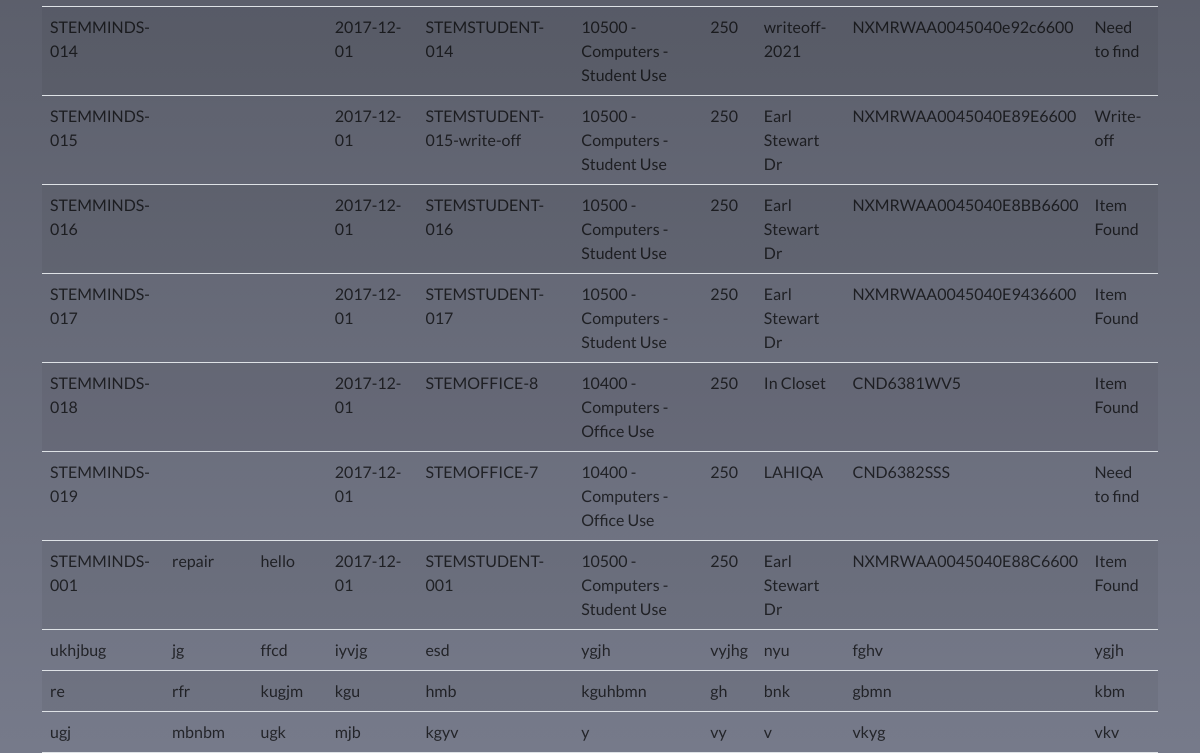
Before: / (lower part) with the older database file.
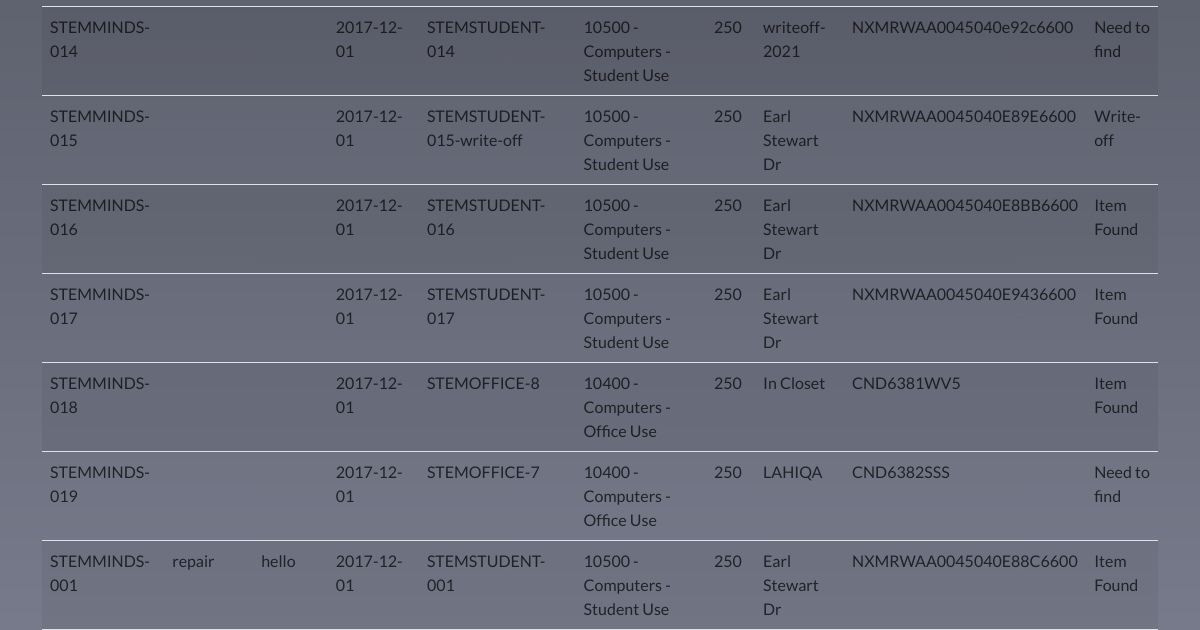
After: the same page with the newer database file.
### tables this page shows
CREATE TABLE inventory (
   device_id  TEXT NULL,
   location_status TEXT NULL,
   repair_status  TEXT NULL,
   purchase_date  TEXT NULL,
   purchase_description  TEXT NULL,
   account  TEXT NULL,
   cost  INT NULL,
   location_fixed  TEXT NULL,
   serial_number  TEXT NULL,
   audit  TEXT NULL,
   UNIQUE (device_id, location_status, repair_status, purchase_date, purchase_description, account, cost, location_fixed, serial_number, audit) ON CONFLICT IGNORE
);

### app.py (the view)
@app.route('/')
def index():
    cur.execute("select * from inventory")
    data = cur.fetchall()
    return render_template('index.html', value = data)

### templates/index.html (shortened to what this page needs)
{% extends "base.html" %}
{% block content %}
 <br>
 <br>
 <br>
 <br>
 <br>
<div class="d">
  <table id="data" class="table table-striped" style="justify-content: left;">
      <tbody>
        {% for row in value %}
        <tr>
          <td> {{ row[0] }}</td>
          <td> {{ row[1] }}</td>
          <td> {{ row[2] }}</td>
          <td> {{ row[3] }}</td>
          <td> {{ row[4] }}</td>
          <td> {{ row[5] }}</td>
          <td> {{ row[6] }}</td>
          <td> {{ row[7] }}</td>
          <td> {{ row[8] }}</td>
          <td> {{ row[9] }}</td>
        </tr>
        {% endfor %}
      </tbody>
  </table>
</div>
{% endblock %}

### templates/base.html (shortened to what this page needs)
<!doctype html>
<html>
  <head>
    <link href="https://cdn.jsdelivr.net/npm/bootstrap@5.0.1/dist/css/bootstrap.min.css" rel="stylesheet">
    <link rel="stylesheet" type="text/css" href="https://cdn.datatables.net/1.10.25/css/dataTables.bootstrap5.css">
    <link rel="stylesheet" href="{{url_for('static',filename='style.css')}}">
  </head>
  <body>
    <div class="container">
      {% block content %}{% endblock %}
    </div>
  </body>
</html>

### static/style.css (style rules this page uses)
html, body { margin: 0; padding: 0; }
html, body { min-height: 100%; }
body { background-color: #345; background-image: linear-gradient(to bottom, #0009, transparent); color: rgba(255,255,255,255); font-family: 'Lato', sans-serif; font-size: 100%; padding: 0 20px; box-sizing: border-box; overflow-y: hidden; height: 100vh; }
body { background-color: rgba(118,122,138,255); }

Changed rows visible on the page:
removed inventory: device "ukhjbug", location_status "jg", repair_status "ffcd", purchase_date "iyvjg", purchase_description "esd", account "ygjh", cost "vyjhg", location_fixed "nyu", serial_number "fghv", audit "ygjh"
removed inventory: device "re", location_status "rfr", repair_status "kugjm", purchase_date "kgu", purchase_description "hmb", account "kguhbmn", cost "gh", location_fixed "bnk", serial_number "gbmn", audit "kbm"
removed inventory: device "ugj", location_status "mbnbm", repair_status "ugk", purchase_date "mjb", purchase_description "kgyv", account "y", cost "vy", location_fixed "v", serial_number "vkyg", audit "vkv"
